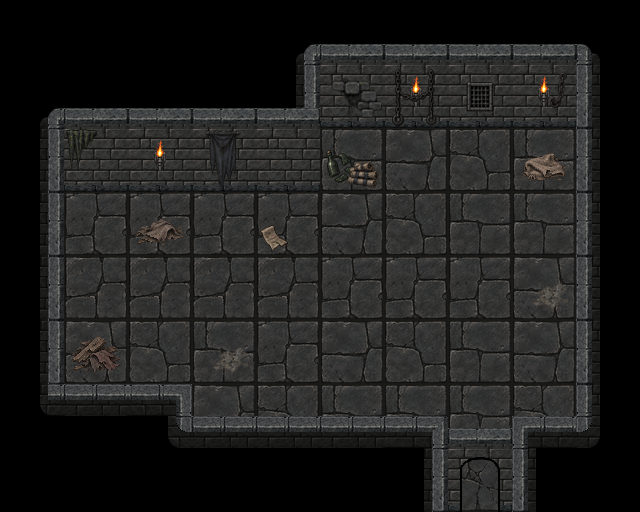

Below is a game level as drawn by its tile map, then a one-line description and the .tmx file that defines it, in full:
An orthogonal 10x8 tile map with 64x64 px tiles, 9 tile layers (Ground, WallsFront_01, WallsBack_02, WallsBack_01, ...), 5 tilesets and 9 objects (blacksmith, exit_south).

<map version="1.10" tiledversion="1.12.2" orientation="orthogonal" renderorder="right-down" width="10" height="8" tilewidth="64" tileheight="64" infinite="0" nextlayerid="16" nextobjectid="10">
 <properties>
  <property name="enemy_spawn_mode" type="bool" value="false" />
 </properties>
 <tileset firstgid="1" source="../../act3_floor_64.tsx" />
 <tileset firstgid="9" source="../../my_tiles_textured.tsx" />
 <tileset firstgid="182" source="../../items.tsx" />
 <tileset firstgid="350" source="../../torches/torches.tsx" />
 <tileset firstgid="354" source="../../environment_objects/lantern_warden_room_props/lantern_warden_room_props.tsx" />
 <layer id="1" name="Ground" width="10" height="8">
  <data encoding="csv">
0,0,0,0,0,0,0,0,0,0,
0,0,0,0,0,1,2,3,4,0,
0,1,1,2,3,4,2,3,4,0,
0,1,1,1,1,2,3,4,4,0,
0,5,5,5,5,1,1,1,2,0,
0,2,3,4,1,2,3,4,2,0,
0,0,0,2,3,4,4,4,3,0,
0,0,0,0,0,0,0,8,0,0
</data>
 </layer>
 <layer id="2" name="WallsFront_01" width="10" height="8">
  <data encoding="csv">
0,0,0,0,9,10,10,10,10,11,
0,0,0,0,0,19,19,19,19,20,
0,19,19,19,19,0,0,0,0,20,
0,0,0,0,0,0,0,0,0,20,
0,0,0,0,0,0,0,0,0,20,
0,0,0,0,0,0,0,0,0,20,
0,95,2147483685,39,39,39,98,10,97,55,
0,0,0,0,0,0,18,79,20,0
</data>
 </layer>
 <layer id="5" name="WallsBack_02" width="10" height="8">
  <data encoding="csv">
0,0,0,0,0,0,0,0,0,0,
0,0,0,0,18,0,0,0,0,0,
0,0,0,0,0,0,0,0,0,0,
0,0,0,0,0,0,0,0,0,0,
0,0,0,0,0,0,0,0,0,0,
0,0,0,0,0,0,0,0,0,0,
0,0,0,0,0,0,0,0,0,0,
0,0,0,0,0,0,0,0,0,0
</data>
 </layer>
 <layer id="3" name="WallsBack_01" width="10" height="8">
  <data encoding="csv">
0,0,0,0,0,0,0,0,0,0,
9,10,10,10,10,0,0,0,0,0,
18,0,0,0,0,0,0,0,0,0,
18,0,0,0,0,0,0,0,0,0,
18,0,0,0,0,0,0,0,0,0,
18,0,0,0,0,0,0,0,0,0,
43,0,0,0,0,0,0,0,0,0,
0,0,0,0,0,0,0,0,0,0
</data>
 </layer>
 <layer id="12" name="Torches" width="10" height="8">
  <data encoding="csv">
0,0,0,0,0,0,0,0,0,0,
0,0,0,0,0,0,353,0,353,0,
0,0,353,0,0,0,0,0,0,0,
0,0,0,0,0,0,0,0,0,0,
0,0,0,0,0,0,0,0,0,0,
0,0,0,0,0,0,0,0,0,0,
0,0,0,0,0,0,0,0,0,0,
0,0,0,0,0,0,0,0,0,0
</data>
 </layer>
 <layer id="14" name="GroundDetails_01" width="10" height="8">
  <data encoding="csv">
0,0,0,0,0,0,0,0,0,0,
0,0,0,0,0,0,0,0,0,0,
0,0,0,0,0,197,0,0,358,0,
0,0,354,0,0,0,0,0,0,0,
0,0,0,0,0,0,0,0,280,0,
0,360,0,280,0,0,0,0,0,0,
0,0,0,0,0,0,0,0,0,0,
0,0,0,0,0,0,0,0,0,0
</data>
 </layer>
 <layer id="15" name="GroundDetails_02" width="10" height="8">
  <data encoding="csv">
0,0,0,0,0,0,0,0,0,0,
0,0,0,0,0,0,0,0,0,0,
0,0,0,0,0,262,0,0,0,0,
0,0,0,0,229,0,0,0,0,0,
0,0,0,0,0,0,0,0,0,0,
0,0,0,0,0,0,0,0,0,0,
0,0,0,0,0,0,0,0,0,0,
0,0,0,0,0,0,0,0,0,0
</data>
 </layer>
 <layer id="13" name="DecorBack_02" width="10" height="8">
  <data encoding="csv">
0,0,0,0,0,0,0,0,0,0,
0,0,0,0,0,294,0,0,0,0,
0,245,0,261,0,0,0,0,0,0,
0,0,0,0,0,0,0,0,0,0,
0,0,0,0,0,0,0,0,0,0,
0,0,0,0,0,0,0,0,0,0,
0,0,0,0,0,0,0,0,0,0,
0,0,0,0,0,0,0,0,0,0
</data>
 </layer>
 <layer id="11" name="DecorBack_01" width="10" height="8">
  <data encoding="csv">
0,0,0,0,0,0,0,0,0,0,
0,0,0,0,0,0,188,194,269,0,
0,0,0,0,0,0,0,0,0,0,
0,0,0,0,0,0,0,0,0,0,
0,0,0,0,0,0,0,0,0,0,
0,0,0,0,0,0,0,0,0,0,
0,0,0,0,0,0,0,0,0,0,
0,0,0,0,0,0,0,0,0,0
</data>
 </layer>
 <objectgroup id="6" name="Blocked">
  <object id="2" x="20.6667" y="82.6667" width="598.667" height="30.6667" />
  <object id="3" x="24" y="141.333" width="266.667" height="32.6667" />
  <object id="4" x="20.6667" y="196.667" width="19.3333" height="308.667" />
  <object id="5" x="99.3333" y="406.667" width="69.3333" height="25.3333" />
  <object id="6" x="96.6667" y="461.333" width="324.667" height="26.6667" />
  <object id="7" x="544.667" y="477.333" width="78" height="20" />
  <object id="8" x="595.333" y="144" width="27.3333" height="281.333" />
 </objectgroup>
 <objectgroup id="7" name="Barriers" />
 <objectgroup id="8" name="Entities" />
 <objectgroup id="10" name="NPCs">
  <object id="1" name="blacksmith" x="416" y="171.333">
   <point />
  </object>
 </objectgroup>
 <objectgroup id="9" name="Connectors">
  <object id="9" name="exit_south" x="480" y="497.333">
   <point />
  </object>
 </objectgroup>
</map>
